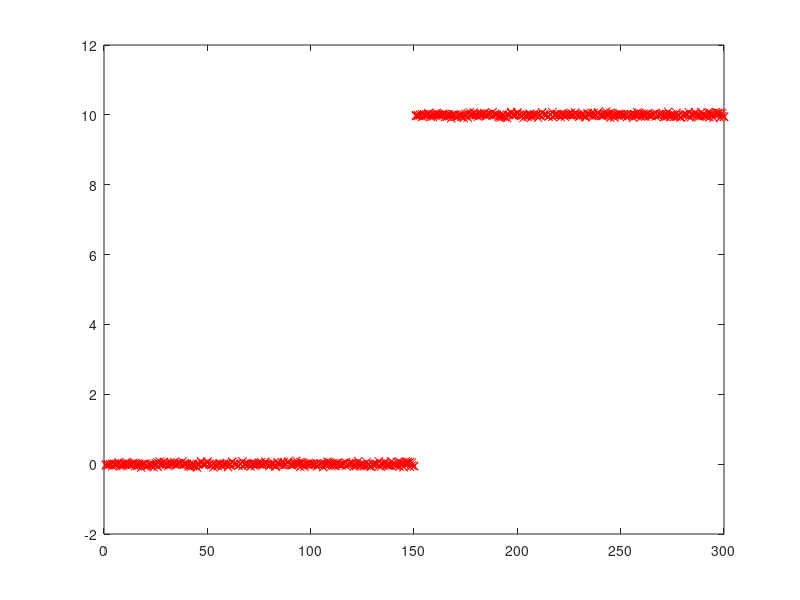

MATLAB code for this plot: (Note: this script raises an error after producing the figure.)
X1 = rand(150,2);
X1(:,1) = X1(:,1) * 2 * pi;
X1 = [cos(X1(:,1)), sin(X1(:,1))] .* X1(:,2);
X1 = X1 * 0.1;
X2 = X1 + 10;
X = [X1; X2];
plot(X,'rx');
m = size(X,1);
init_y = (rand(m,1) > 0.5) + 1;
[y,error,means] = kmeans(X, init_y, 2, 10, 2);

c1 = X(y == 1, :);
c2 = X(y == 2, :);
plot(c1(:,1),c1(:,2),'ro',c2(:,1),c2(:,2),'bo')
hold on
bin = zeros(2, m);
for k = 1:2
  bin(k,:) = (y == k)';
end
means = bin * X ./ m;
%means = [mean(c1);mean(c2)];
plot(means(:,1),means(:,2),'gh','MarkerSize',10);
pause
hold off
plot(error)
pause
